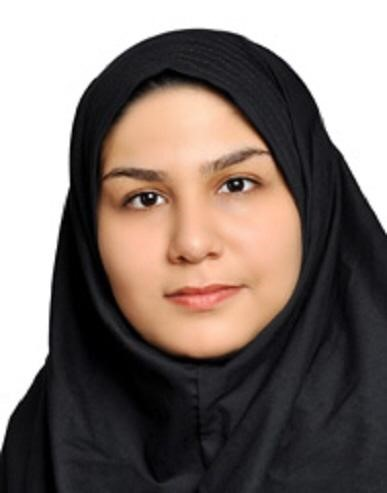
#> input picture Face Detection/sara.jpg, 387 x 493 px, found by its file name
$ python Face_Detection.py
#> lines starting #> are read from the running program, lines starting #| are printed output that depends on the picture; after the words box and inside, x2 and y2 are one past the last pixel; in counts of white or black regions, pixels touching at a corner belong together
# -*- coding: utf-8 -*-
"""
Created on Sat Nov  4 17:41:40 2023

@author: sara
"""

import cv2 as cv

face_cascade = cv.CascadeClassifier("C:/Users/sara/Desktop/haarcascade_frontalface_default.xml")

img = cv.imread("C:/Users/sara/Desktop/sara.jpg")#read the input image
#> img is the input picture: shape (493, 387, 3); mean B, G, R 110.1, 115.4, 127.6

faces = face_cascade.detectMultiScale(img, 1.1, 4)#detect faces
#> faces = [[70, 97, 248, 248]]

#Draw rectangle around the faces
for(x, y, w, h) in faces:
    cv.rectangle(img, (x, y), (x+w, y+h), (255, 0, 0), 2)
#> this loop made 1 pass
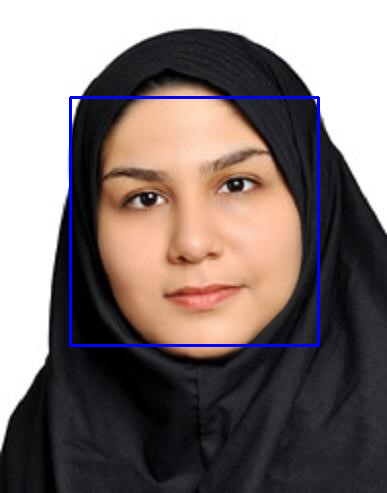
#> img: shape (493, 387, 3); 1.56% of pixels changed, all inside (x1, y1, x2, y2) = (69, 96, 320, 347)


#Export the result
cv.imwrite("C:/Users/sara/Desktop/face_detected.png", img)
print("photo successfully exported")
